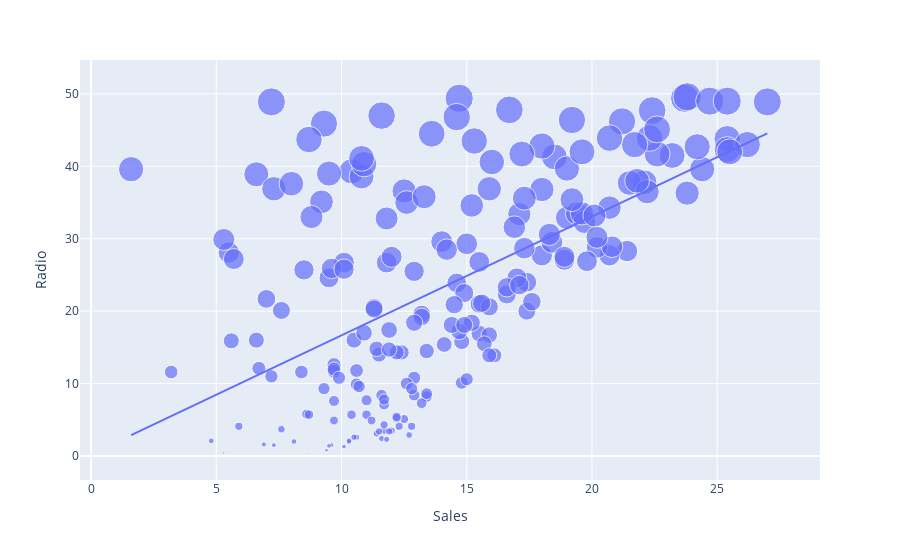

Write notebook code for a chart like this one.
### Code cell
figure = px.scatter(data_frame = sales_data, x="Sales", y="Radio", size="Radio", trendline="ols")
figure.show()

### Figure 1 — Plotly figure (JSON) as saved in the notebook; plotly's stock layout.template omitted (floating-point values rounded to 4 significant figures; data arrays with more than 128 entries replaced by an {"elided": "..."} marker saying what was removed)
{"data": [{"hovertemplate": "Sales=%{x}<br>Radio=%{marker.size}<extra></extra>", "legendgroup": "", "marker": {"color": "#636efa", "size": {"elided": "200 float values"}, "sizemode": "area", "sizeref": 0.124, "symbol": "circle"}, "mode": "markers", "name": "", "orientation": "v", "showlegend": false, "type": "scatter", "x": {"elided": "200 float values"}, "xaxis": "x", "y": {"elided": "200 float values"}, "yaxis": "y"}, {"hovertemplate": "<b>OLS trendline</b><br>Radio = 1.6397 * Sales + 0.271298<br>R<sup>2</sup>=0.332032<br><br>Sales=%{x}<br>Radio=%{y} <b>(trend)</b><extra></extra>", "legendgroup": "", "marker": {"color": "#636efa", "symbol": "circle"}, "mode": "lines", "name": "", "showlegend": false, "type": "scatter", "x": {"elided": "200 float values"}, "xaxis": "x", "y": {"elided": "200 float values"}, "yaxis": "y"}], "layout": {"autosize": true, "legend": {"itemsizing": "constant", "tracegroupgap": 0}, "margin": {"t": 60}, "xaxis": {"anchor": "y", "autorange": true, "domain": [0, 1], "range": [-0.3018, 28.95], "title": {"text": "Sales"}, "type": "linear"}, "yaxis": {"anchor": "x", "autorange": true, "domain": [0, 1], "range": [-3.875, 57.02], "title": {"text": "Radio"}, "type": "linear"}}}
